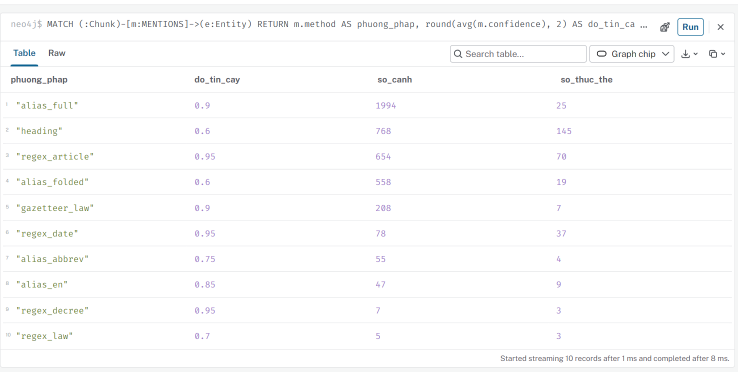
#> input picture docs/thesis/submission/assets/neo4j/neo4j_do_tin_cay.png, 1475 x 744 px, given in place of neo4j_kb_tong_quan.png, which was not available (shown at 1/2 size)
$ python crop_screenshots.py
#> lines starting #> are read from the running program, lines starting #| are printed output that depends on the picture
from PIL import Image
src = r"C:\Users\Admin\AppData\Local\Temp\claude\c--enterprise-ai-platform\f4690344-b7a4-4fe4-8ea0-edd230506874\scratchpad\nb"; dst = r"C:\enterprise-ai-platform\docs\thesis\submission\assets\neo4j"
for n in ("neo4j_kb_tong_quan", "neo4j_tai_lieu_hdqt", "neo4j_schema"):
    im = Image.open(f"{src}\\{n}.png").convert("RGB")
#> im is the input picture: PIL image 1475x744 RGB; mean R, G, B 251.8, 251.9, 252
    im.crop((500, 90, im.width, 940)).save(f"{dst}\\{n}.png", optimize=True)
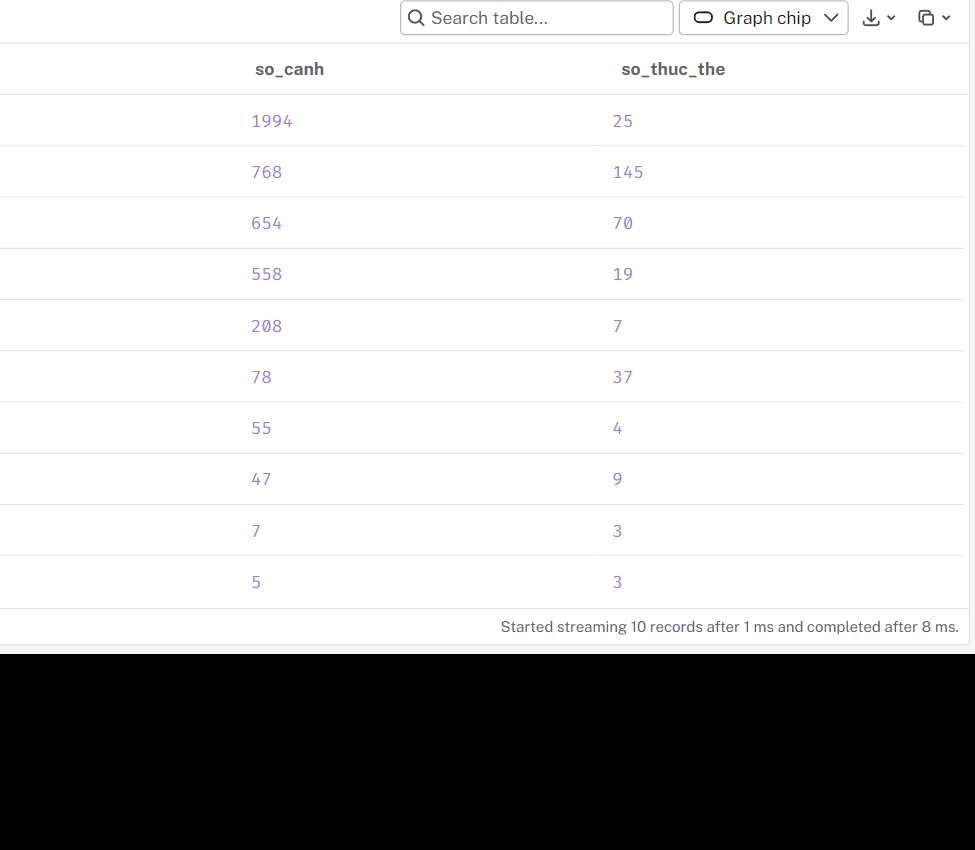
#> saved as neo4j_kb_tong_quan.png: PIL image 975x850 RGB; mean R, G, B 194.7, 194.7, 194.8
#> pass 2 of the loop `for n in ("neo4j_kb_tong_quan", "neo4j_tai_lieu_hdqt", "neo4j_schema"):`:
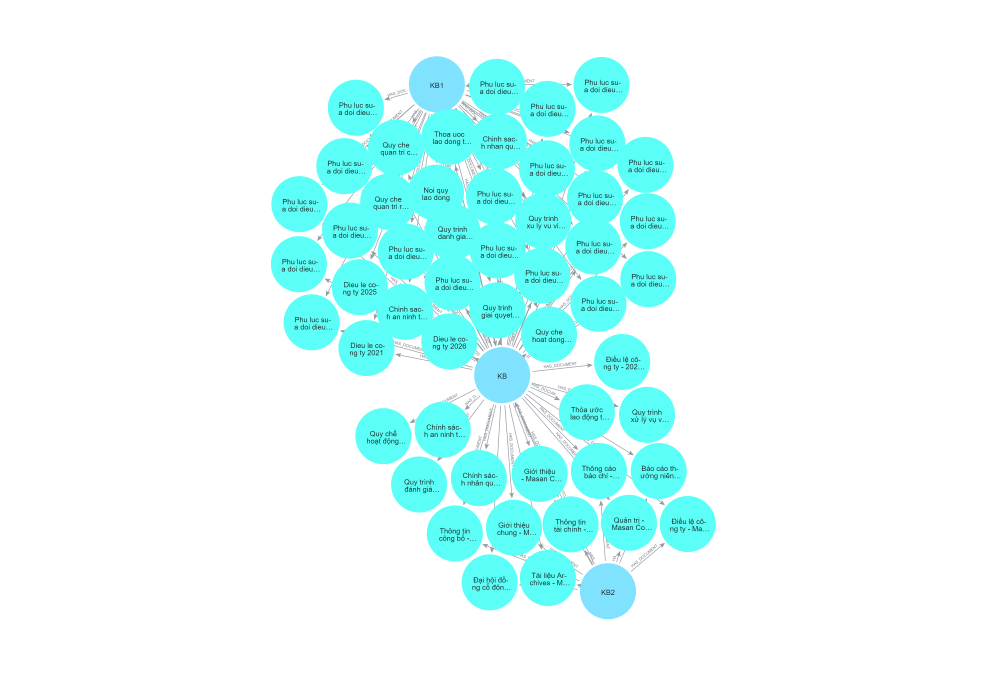
#> input picture docs/thesis/submission/assets/neo4j/neo4j_g1_kb_toan_canh.png, 3948 x 2700 px, given in place of neo4j_tai_lieu_hdqt.png, which was not available (shown at 1/4 size)
#> `im = Image.open(f"{src}\\{n}.png").convert("RGB")`:
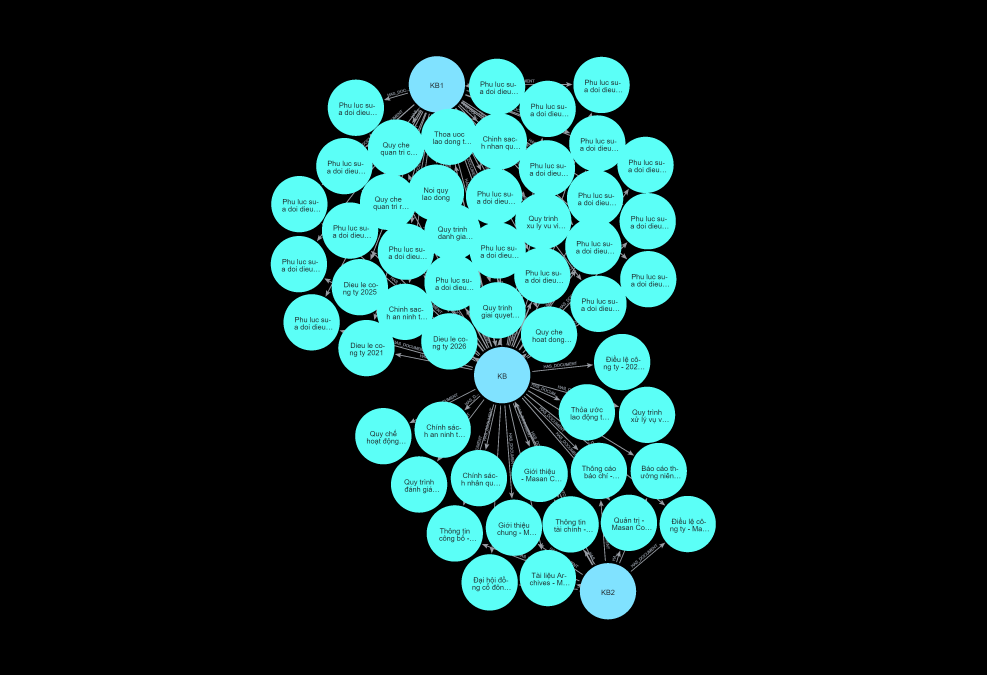
#> im: PIL image 3948x2700 RGB (shown at 1/4 size); mean R, G, B 19.2, 50.7, 49.6
#> `im.crop((500, 90, im.width, 940)).save(f"{dst}\\{n}.png", optimize=True)`:
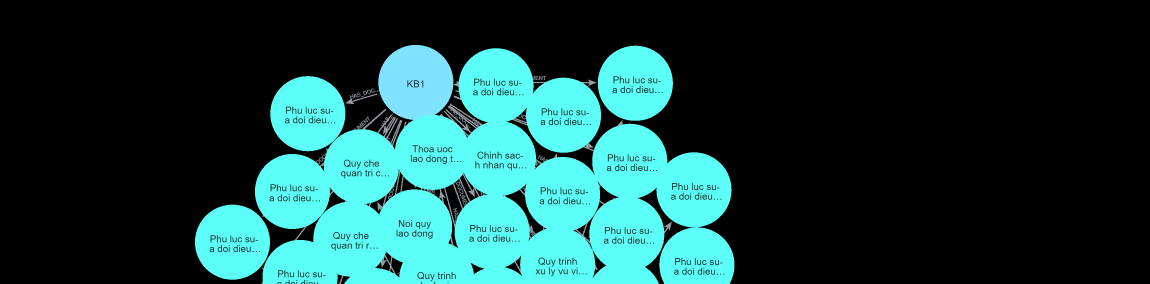
#> saved as neo4j_tai_lieu_hdqt.png: PIL image 3448x850 RGB (shown at 1/3 size); mean R, G, B 25.2, 67.1, 65.6
im = Image.open(f"{src}\\neo4j_thong_ke.png").convert("RGB"); im.crop((0, 40, im.width, 760)).save(f"{dst}\\neo4j_thong_ke.png", optimize=True)
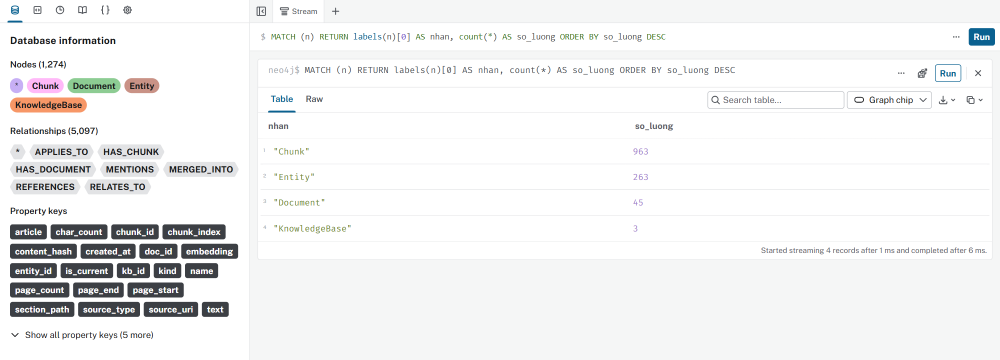
#> input picture docs/thesis/submission/assets/neo4j/neo4j_thong_ke.png, 2000 x 720 px, found by its file name (shown at 1/2 size)
#> further down, im is the input picture: PIL image 2000x720 RGB; mean R, G, B 240.9, 241.2, 241.4
#> after `im = Image.open(f'{src}\\neo4j_thong_ke.png').convert('RGB')`:
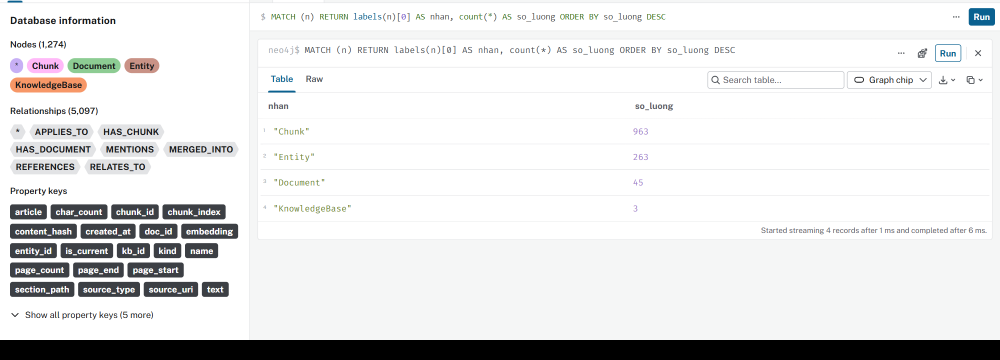
#> saved as neo4j_thong_ke.png: PIL image 2000x720 RGB (shown at 1/2 size); mean R, G, B 227.3, 227.6, 227.7
